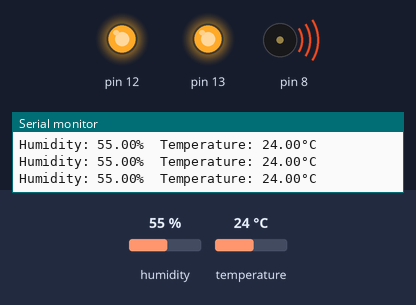
A sketch run on a simulated Arduino Uno, built with avr-gcc and run on an emulated ATmega328P. On the bench: output pins drawn as LEDs (lit = HIGH), buzzer (waves = sounding), the last lines printed to the serial monitor. The inputs (shaded band) are chosen by the test bench; at power-on: humidity 55 %, temperature 24 °C.

Above: at 2.8 s.
2.9 s: humidity set to 52 %
5.6 s: humidity set to 49 %
At 6.4 s:
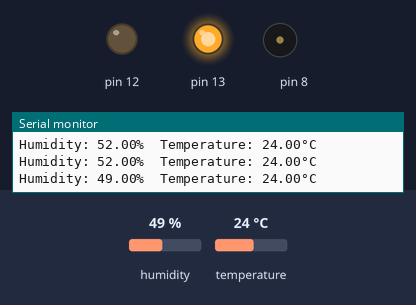
8.3 s: temperature set to 24.6 °C
11.2 s: temperature set to 25.6 °C
At 13.0 s:
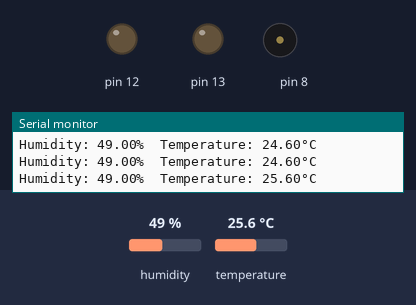
13.9 s: humidity set to 31 %
16.6 s: humidity set to 28 %
At 18.3 s:
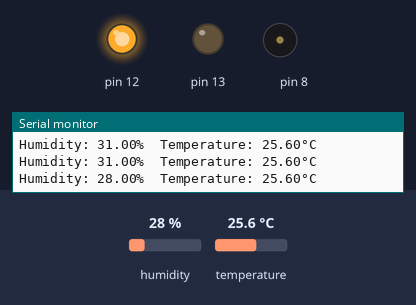
Timing chart, 0 to 19.8 s (numbered marks = the images above; inputs shaded):
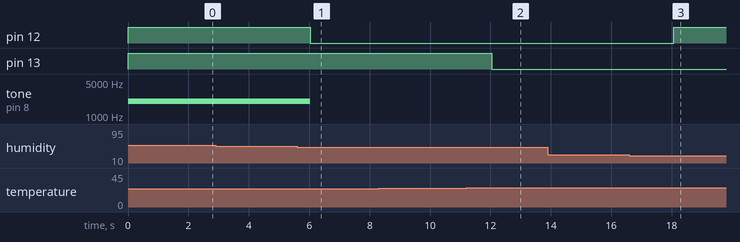

The sketch:

Barometer.ino
```cpp
#include "DHT.h"

#define DHTPIN 2
#define DHTTYPE DHT22

DHT dht(DHTPIN, DHTTYPE);

void setup() {
  pinMode(13, OUTPUT);
  pinMode(12, OUTPUT);
  pinMode(8, OUTPUT);
  Serial.begin(9600);
  dht.begin();
}

void loop() {
  float h = dht.readHumidity();
  float t = dht.readTemperature();
  if (isnan(h) || isnan(t)) {
    Serial.println(F("Failed to read from DHT sensor!"));
    return;
  }
  Serial.print(F("Humidity: "));
  Serial.print(h);
  (h < 30 || h > 50) ? digitalWrite(12, HIGH) : digitalWrite(12, LOW);
  Serial.print(F("%  Temperature: "));
  Serial.print(t);
  Serial.println(F("°C"));
  (t < 25 || t > 37.5) ? digitalWrite(13, HIGH) : digitalWrite(13, LOW);
  (digitalRead(13) == HIGH && digitalRead(12) == HIGH) ? tone(8, 2000) : noTone(8);
  delay(1000);
}
```

Measured:
- the behaviour switches between 51 and 50 % on humidity (found by bisection; images 0 and 1)
- the behaviour switches between 24.9 and 25 °C on temperature (found by bisection; images 1 and 2)
- the behaviour switches between 30 and 29 % on humidity (found by bisection; images 2 and 3)
- after the input at 5.6 s, pin 12: HIGH → LOW after 0.43 s; tone on pin 8: 2000 Hz → silent after 0.43 s
- after the input at 11.2 s, pin 13: HIGH → LOW after 0.85 s
- after the input at 16.6 s, pin 12: LOW → HIGH after 1.5 s
